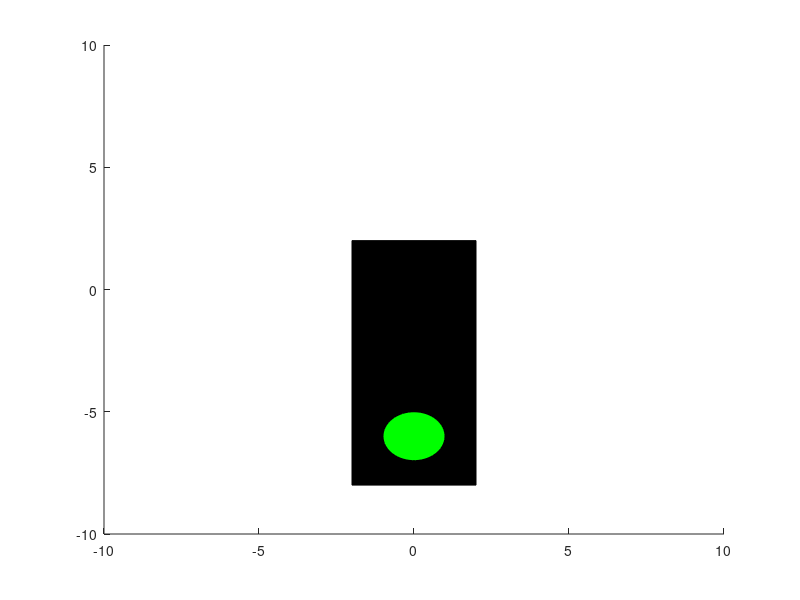

Write MATLAB code to recreate this figure.
t = 0:0.1:2*pi;
x = [-2 2 2 -2];
y = [-8 -8 2 2];
patch(x,y,'k')
hold on

x = sin(t);
y = cos(t);
crveno = patch(x,y,'red');

axis([-10 10 -10 10])

pause(2) 

x = sin(t);
y = cos(t)-3;
zuto = patch(x,y,'yellow');

pause(2)

delete(crveno)
delete(zuto)

% set(crveno,'x',100,'y',100)


x = sin(t);
y = cos(t)-6;
zeleno = patch(x,y,'green');
